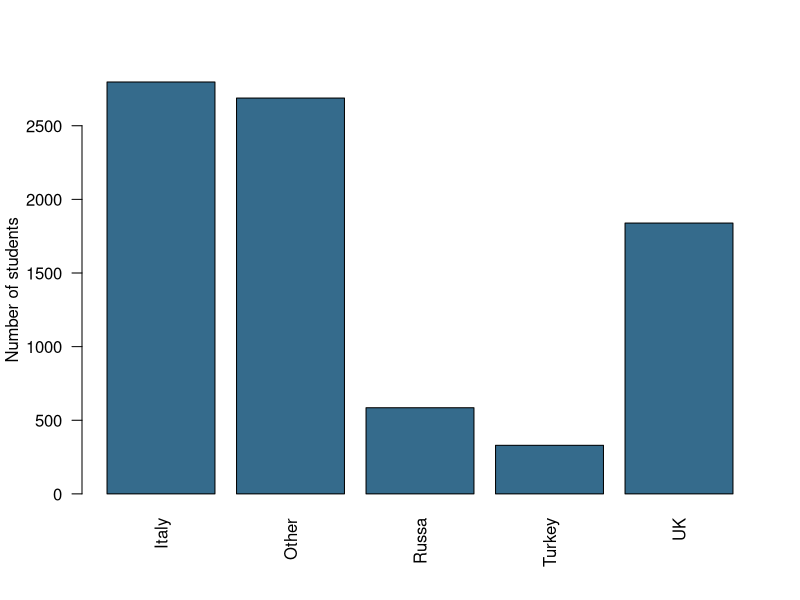
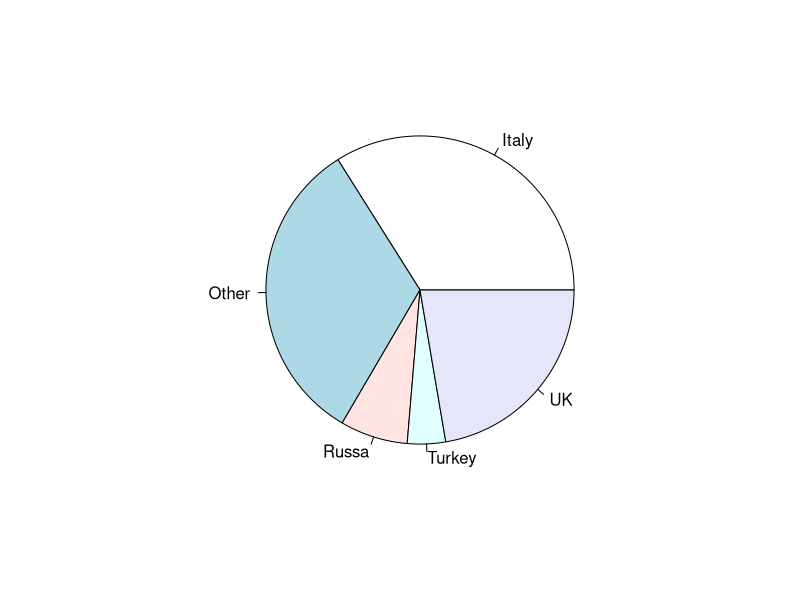
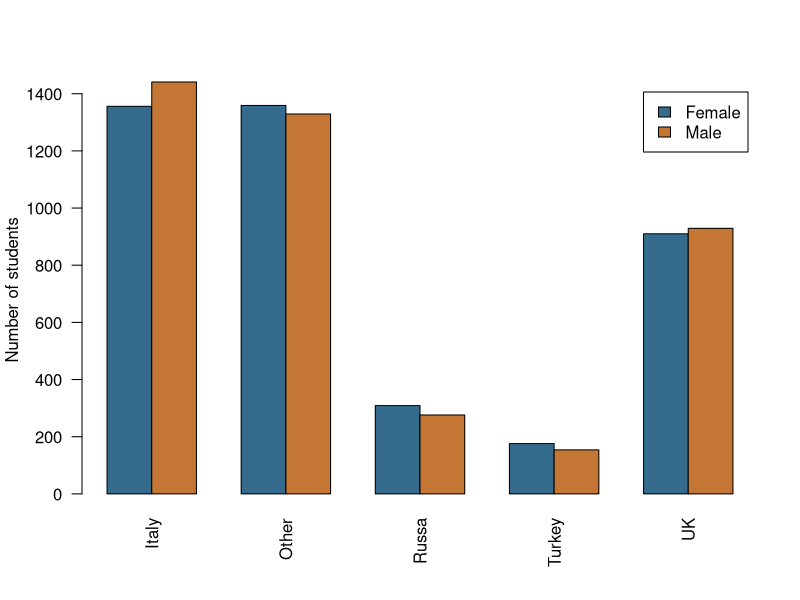
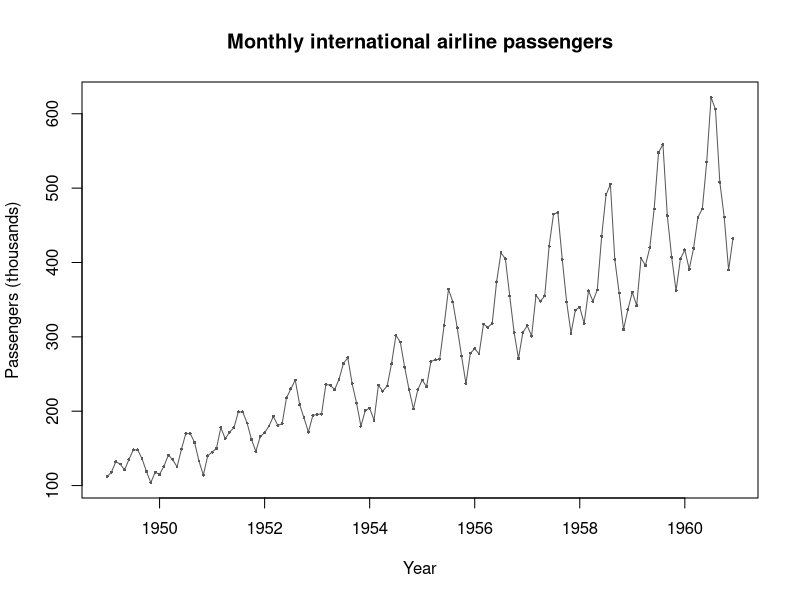
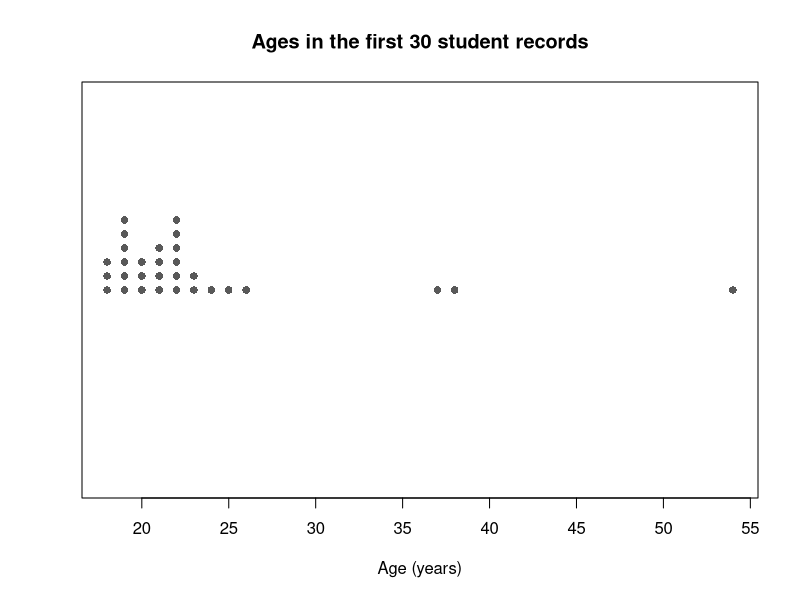
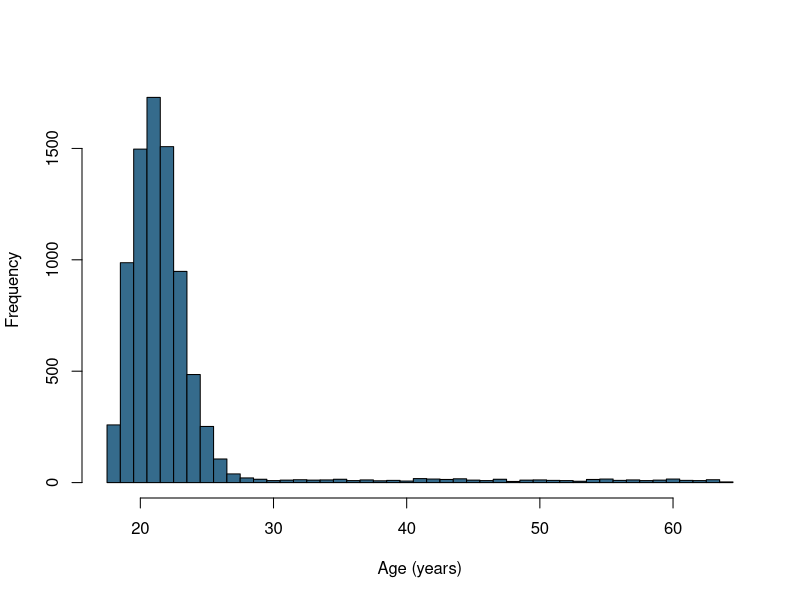
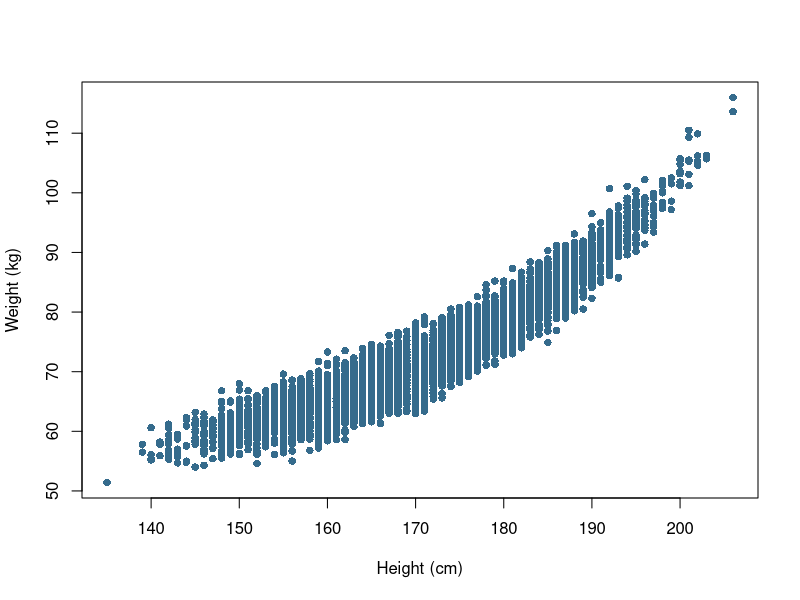
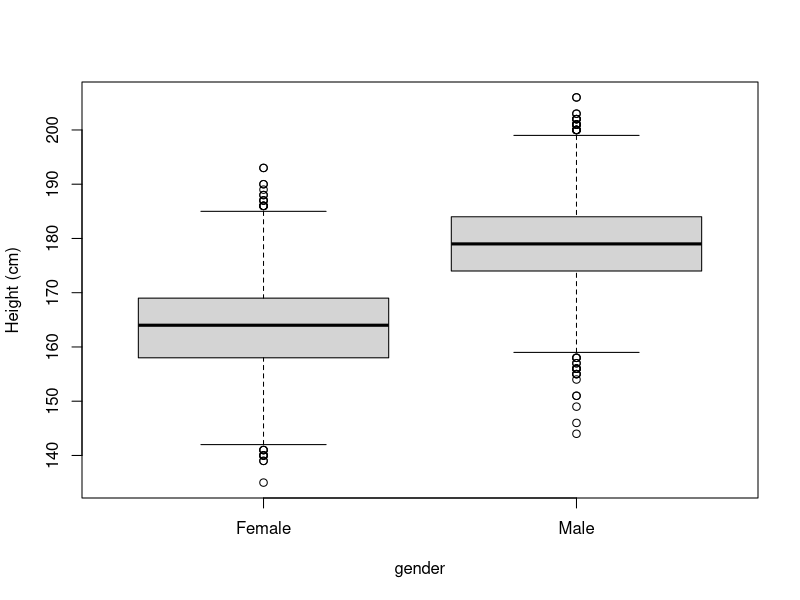

Write R code to recreate these figures, in order.
## ---- chunk 1
#| label: r-slide-16
# read.csv() imports the supplied CSV; stringsAsFactors=FALSE keeps category labels as text.
# head() previews six rows; height is in cm, weight in kg, and age in years.
# Open the course folder in Positron; paths start in that folder.
students <- read.csv("data/descriptive-statistics/students.csv", stringsAsFactors = FALSE)
head(students)
## ---- chunk 2
#| label: r-slide-17
# table() counts students in each country category; prop.table() divides by all counted students.
# Multiplying by 100 gives percentages; cumsum() is meaningful only when categories have an order.
country_counts <- table(students$country)
country_counts
100 * prop.table(country_counts)
## ---- chunk 3
#| label: r-slide-18
# cut() converts ages in years into intervals; right=FALSE includes the lower boundary, not the upper.
# table() counts each interval; these explicitly chosen bands are an added R illustration.
age_groups <- cut(students$age, breaks = c(0, 20, 25, 30, Inf), right = FALSE)
table(age_groups)
## ---- chunk 4
#| label: r-slide-19
# xtabs() counts combinations: the formula ~ major + gender creates a two-way frequency table.
# addmargins() adds row and column totals without changing the underlying counts.
major_gender <- xtabs(~ major + gender, data = students)
addmargins(major_gender)
## ---- chunk 5
#| label: r-slide-23
# barplot() draws a bar for each category count supplied by table().
# las=2 rotates country labels; ylab states that bar heights are numbers of students.
barplot(table(students$country), las = 2, col = "#356B8C", ylab = "Number of students")
## ---- chunk 6
#| label: r-slide-24
# pie() divides the circle according to the country counts computed by table().
# The denominator is all students with a recorded country category, including Other.
pie(table(students$country))
## ---- chunk 7
#| label: r-slide-26
# table() cross-classifies gender and country; barplot(beside=TRUE) places gender bars side by side.
# legend.text=TRUE labels the groups; counts, rather than percentages, determine bar heights.
barplot(table(students$gender, students$country), beside = TRUE, legend.text = TRUE,
        col = c("#356B8C", "#C47735"), ylab = "Number of students", las = 2)
## ---- chunk 8
#| label: r-slide-added-line-chart
#| fig-cap: "Monthly international airline passengers, 1949–1960 (thousands)."
# The time-series object supplies the monthly time order; no CSV import is needed.
plot(x = AirPassengers, type = "o", pch = 16, cex = 0.4,
     col = "#595959", xlab = "Year", ylab = "Passengers (thousands)",
     main = "Monthly international airline passengers")
## ---- chunk 9
#| label: r-slide-added-dot-plot
#| fig-cap: "One dot per record, using the first 30 student ages in file order."
# Keep original row order; these records are not a random sample.
age_small <- head(x = students$age, n = 30)
stripchart(x = age_small, method = "stack", offset = 0.7, pch = 16,
           col = "#595959", xlab = "Age (years)",
           main = "Ages in the first 30 student records")
## ---- chunk 10
#| label: r-slide-28
# hist() groups ages into bins; breaks specifies yearly boundaries at half-year positions.
# freq=TRUE displays counts rather than probability density; recorded ages are measured in years.
hist(students$age, breaks = seq(min(students$age) - 0.5, max(students$age) + 0.5, by = 1),
     freq = TRUE, col = "#356B8C", main = "", xlab = "Age (years)")
## ---- chunk 11
#| label: r-slide-33
# plot(x,y) makes a scatterplot, with height on the horizontal axis and weight on the vertical.
# pch=16 uses filled points; no fitted line or causal relationship is assumed.
plot(students$height, students$weight, pch = 16, col = "#356B8C",
     xlab = "Height (cm)", ylab = "Weight (kg)")
## ---- chunk 12
#| label: r-slide-42
# mean() and median() summarize ages; table() counts each recorded age to identify every tied mode.
# names() returns the ages whose counts equal max(), the greatest frequency.
mean(students$age)
median(students$age)
age_counts <- table(students$age)
names(age_counts)[age_counts == max(age_counts)]
## ---- chunk 13
#| label: r-slide-50
# diff(range()) gives maximum minus minimum; mean(abs()) calculates mean absolute deviation.
# var() and sd() use the sample denominator n-1; R's mad() instead computes median absolute deviation.
age <- students$age
c(range = diff(range(age)), mean_absolute_deviation = mean(abs(age - mean(age))),
  sample_variance = var(age), sample_standard_deviation = sd(age))
## ---- chunk 14
#| label: r-slide-55
# c() creates the exact two datasets shown in the original table; sd() uses the sample denominator n-1.
# sd()/mean() expresses CV as a ratio, without multiplying by 100; these means are positive.
DS1 <- c(10, 20, 30, 40, 50)
DS2 <- c(1010, 1020, 1030, 1040, 1050)
c(DS1 = sd(DS1) / mean(DS1), DS2 = sd(DS2) / mean(DS2))
## ---- chunk 15
#| label: r-slide-63
# cov() calculates sample covariance and cor() calculates Pearson's linear correlation by default.
# use="complete.obs" omits pairs with missing values; units remain cm, kg, and years.
cov(students$height, students$weight, use = "complete.obs")
cor(students$height, students$weight, use = "complete.obs")
cov(students$height, students$age, use = "complete.obs")
cor(students$height, students$age, use = "complete.obs")
## ---- chunk 16
#| label: r-slide-68
# e1071::skewness() measures the asymmetry of the age distribution.
e1071::skewness(students$age)
## ---- chunk 17
#| label: r-slide-72
# quantile() finds percentiles; probs=0.90 requests the 90th percentile of height in cm.
quantile(students$height, probs = 0.90)
## ---- chunk 18
#| label: r-slide-74
# quantile(probs=c(0.25,0.50)) returns the first quartile and median of height in cm.
quantile(students$height, probs = c(0.25, 0.50))
## ---- chunk 19
#| label: r-slide-76
# boxplot(height~gender) compares groups; whiskers extend to the last data within 1.5 IQR of the hinges.
# subset() selects Turkish/Russian males; R's default boxplot hinges can differ from the quartiles returned by quantile().
boxplot(height ~ gender, data = students, ylab = "Height (cm)", col = "#D4D4D4")
# The source spells Russia as "Russa"; match that original label without changing the data.
males <- subset(students, gender == "Male" & country %in% c("Turkey", "Russa"))
boxplot(height ~ country, data = males, ylab = "Height (cm)", col = "#D4D4D4")
## ---- chunk 20
#| label: r-slide-79
# quantile() supplies quartiles; the 1.5-IQR fences flag values for investigation.
# sum() counts TRUE flags and does not remove observations; these age fences are measured in years.
q <- quantile(students$age, probs = c(0.25, 0.75))
iqr <- q[2] - q[1]
lower <- q[1] - 1.5 * iqr
upper <- q[2] + 1.5 * iqr
c(lower_fence = unname(lower), upper_fence = unname(upper))
sum(students$age < lower | students$age > upper)
